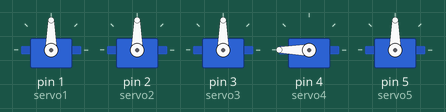
Simulated run of this sketch. Board: Arduino Uno, built with avr-gcc and run on an emulated ATmega328P. Shown: 5 × servo.

Above: at 0.05 s.
At 5.5 s:
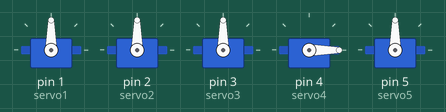
Timing chart, 0 to 7.2 s (numbered marks = the images above):
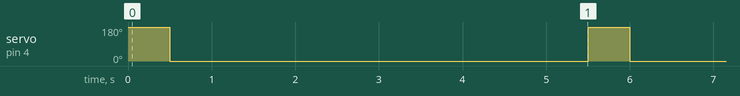

Measured:
- by itself, servo on pin 4 (servo4): alternates 180° for 0.50 s and 0° for 5.0 s

The sketch:

serevotest.ino
```cpp
#include <Servo.h>

Servo servo1;
Servo servo2;
Servo servo3;
Servo servo4;
Servo servo5;

void setup() {
  servo1.attach(1);
  servo2.attach(2);
  servo3.attach(3);
  servo4.attach(4);
  servo5.attach(5);

}

void loop() {

  //servo3.write(0);
  //servo4.write(0);
  //servo5.write(0);

  //delay(1000);

  //servo3.write(180);
 // delay(500);
  //servo3.write(0);

  //delay(500);

  servo4.write(270);
  delay(500);
  servo4.write(0);

  //delay(500);

  //servo5.write(180);
 // delay(500);
  //servo5.write(0);

  delay(5000);


}
```
